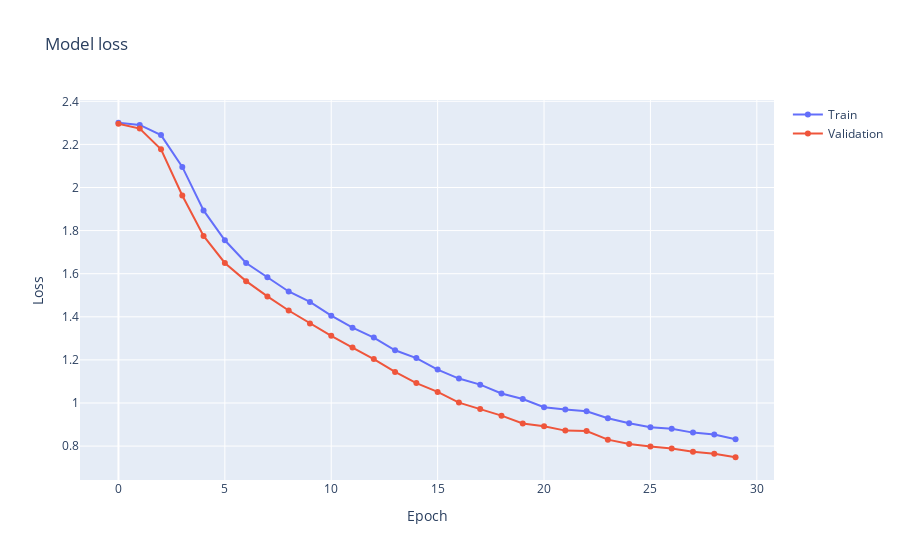

The code cell stored with this chart in its notebook:
### Code cell
# Plot training & validation loss values
fig = go.Figure()
fig.add_trace(go.Scatter(
    y=history.history['loss'],
    mode='lines+markers',
    name='Train'
))
fig.add_trace(go.Scatter(
    y=history.history['val_loss'],
    mode='lines+markers',
    name='Validation'
))
fig.update_layout(
    title='Model loss',
    xaxis_title='Epoch',
    yaxis_title='Loss'
)
fig.show()

### Figure 1 — Plotly figure (JSON) as saved in the notebook; plotly's stock layout.template omitted (floating-point values rounded to 4 significant figures)
{"data": [{"mode": "lines+markers", "name": "Train", "type": "scatter", "y": [2.3, 2.29, 2.243, 2.096, 1.894, 1.755, 1.65, 1.583, 1.517, 1.469, 1.405, 1.349, 1.304, 1.245, 1.208, 1.155, 1.113, 1.085, 1.044, 1.018, 0.9804, 0.9696, 0.9615, 0.9294, 0.9057, 0.8878, 0.88, 0.8625, 0.8535, 0.8317]}, {"mode": "lines+markers", "name": "Validation", "type": "scatter", "y": [2.296, 2.273, 2.177, 1.963, 1.775, 1.65, 1.565, 1.495, 1.429, 1.369, 1.311, 1.257, 1.204, 1.144, 1.092, 1.051, 1.002, 0.9717, 0.9412, 0.905, 0.8917, 0.8717, 0.87, 0.8299, 0.8097, 0.7975, 0.7889, 0.7735, 0.7647, 0.7482]}], "layout": {"title": {"text": "Model loss"}, "xaxis": {"title": {"text": "Epoch"}}, "yaxis": {"title": {"text": "Loss"}}}}
